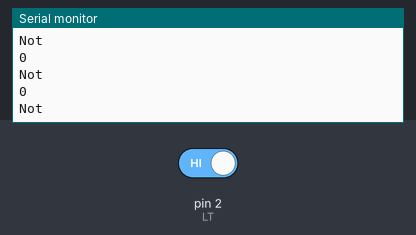
The sketch below on a simulated Arduino Uno, built with avr-gcc and run on an emulated ATmega328P. Shown: the last lines printed to the serial monitor. Inputs (shaded band) come from the test bench; at power-on: pin 2 (LT) HIGH.

Above: at 1.2 s.
1.3 s: pin 2 (LT) driven LOW
At 1.31 s:
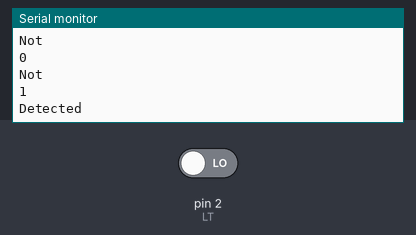
At 3.91 s:
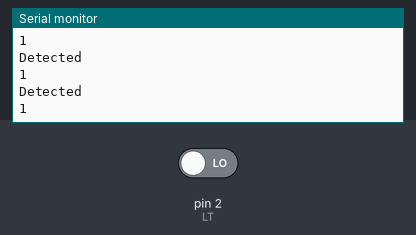

The sketch:

test22LineTrackingSensor.ino
```cpp
#define LT 2
//Line Tracking Sensor
//적외선 감지센서도 동일
void setup(){
  Serial.begin(9600);
  pinMode(LT,INPUT);
}


void loop(){
  Serial.println(LOW == digitalRead(LT));
  if(LOW == digitalRead(LT)){
    Serial.println("Detected");
  }else{
    Serial.println("Not");
  }
  delay(100);
}
```

Measured:
- after the input at 1.3 s, the serial monitor: prints a new line at once (image 1)
